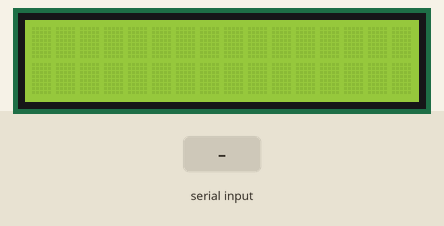
This sketch was run on a simulated Arduino Uno, built with avr-gcc and run on an emulated ATmega328P. Parts: 16×2 character LCD. Inputs (shaded band) come from the test bench.

Above: at 1.2 s.
1.3 s: "1" received over the second serial link
At 1.7 s:
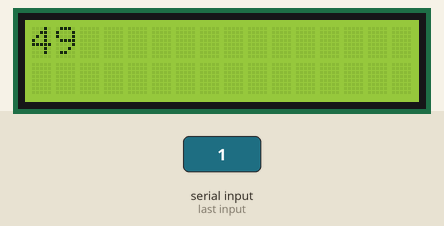
2.8 s: "0" received over the second serial link
4.3 s: "2" received over the second serial link
At 5.2 s:
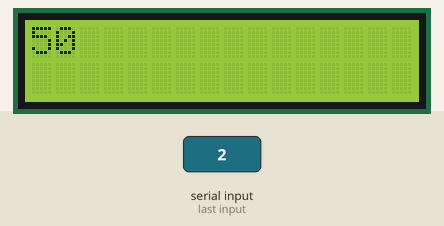
Timing chart, 0 to 7.3 s (numbered marks = the images above; inputs shaded):
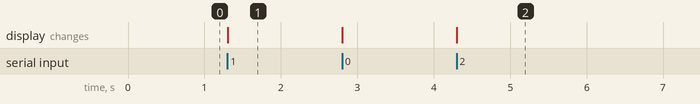

Measured:
- after the input at 1.3 s, the display: changes at once (image 1)
- after the input at 4.3 s, the display: changes at once (image 2)

The sketch:

attiny84RX_test.ino
```cpp
#include <LiquidCrystal.h>
#include <SoftwareSerial.h>
#include <EEPROM.h>

SoftwareSerial transmission(11, 20);
LiquidCrystal lcd(7, 6, 5, 4, 3, 2);

void setup() {
  transmission.begin(10);
  lcd.begin(16, 2);
}

void loop() {
  if(transmission.available()){
    lcd.clear();
    lcd.print(transmission.read());
    transmission.end();
    //transmission.flush();
  }
}
```
